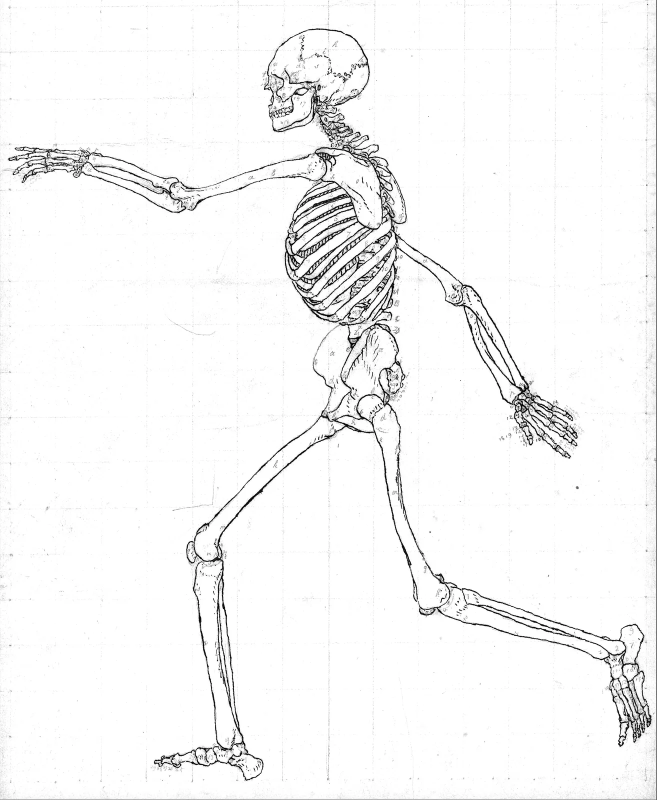
#> input picture images/clovek/kostra-zboku.webp, 1313 x 1600 px (shown at 1/2 size)
$ python build_zboku.py
#> lines starting #> are read from the running program, lines starting #| are printed output that depends on the picture; after the words box and inside, x2 and y2 are one past the last pixel; in counts of white or black regions, pixels touching at a corner belong together
### tools/hotspots/clovek/common.py
# Shared by build_*.py: rough hand polygons (read from gridded crops) are tightened to the ink silhouette of the
# drawing (sil.py), widened again for taps but only inside their own rough polygon, and carved in priority order
# with tools/hotspots/smysly/shapes.py (no overlaps, no holes). Writes hs_<fig>.json and an overlay ov_<fig>.png.
import os, sys, json, numpy as np, cv2
from shapely.geometry import Polygon, MultiPolygon, Point
from shapely.ops import unary_union
from PIL import Image, ImageDraw
HERE = os.path.dirname(os.path.abspath(__file__)); ROOT = os.path.abspath(os.path.join(HERE, "..", "..", ".."))
sys.path.insert(0, os.path.join(HERE, "..", "smysly"))
from shapes import finalize

P = lambda pts: Polygon(pts).buffer(0)
def U(*ps): return unary_union([p if hasattr(p, "area") else P(p) for p in ps])
def circle(x, y, r): return Point(x, y).buffer(r, 24)

def _mask(g, w, h):
    m = np.zeros((h, w), np.uint8)
    for p in (g.geoms if hasattr(g, "geoms") else [g]):
        if p.is_empty: continue
        cv2.fillPoly(m, [np.array(p.exterior.coords, np.int32)], 255)
        for i in p.interiors: cv2.fillPoly(m, [np.array(i.coords, np.int32)], 0)
    return m

def _poly(m):
    cs, hier = cv2.findContours(m, cv2.RETR_CCOMP, cv2.CHAIN_APPROX_SIMPLE)
    out = []
    if hier is None: return Polygon()
    for i, c in enumerate(cs):
        if hier[0][i][3] != -1 or len(c) < 3: continue
        holes = [cs[j][:, 0, :] for j in range(len(cs)) if hier[0][j][3] == i and len(cs[j]) >= 3]
        out.append(Polygon(c[:, 0, :], holes).buffer(0))
    return unary_union(out)

def build(fig, image, layers, sil=None, fills=(), widen=10, raw=()):
    """layers: {layer: (order, {id: rough geometry})}. sil: silhouette png name or None (use the rough shapes).
    fills: geometries added to the silhouette where the ink outline leaks. raw: ids that skip the silhouette."""
#> called with fig = 'zboku', image = 'images/clovek/kostra-zboku.webp', sil = 'sil_kostra-zboku.png', widen = 10
    im = Image.open(os.path.join(ROOT, image)).convert("RGBA"); w, h = im.size
#> after `w, h = im.size`: w = 1313; h = 1600
    S = None
    if sil:
        S = cv2.imread(os.path.join(HERE, sil), cv2.IMREAD_GRAYSCALE)
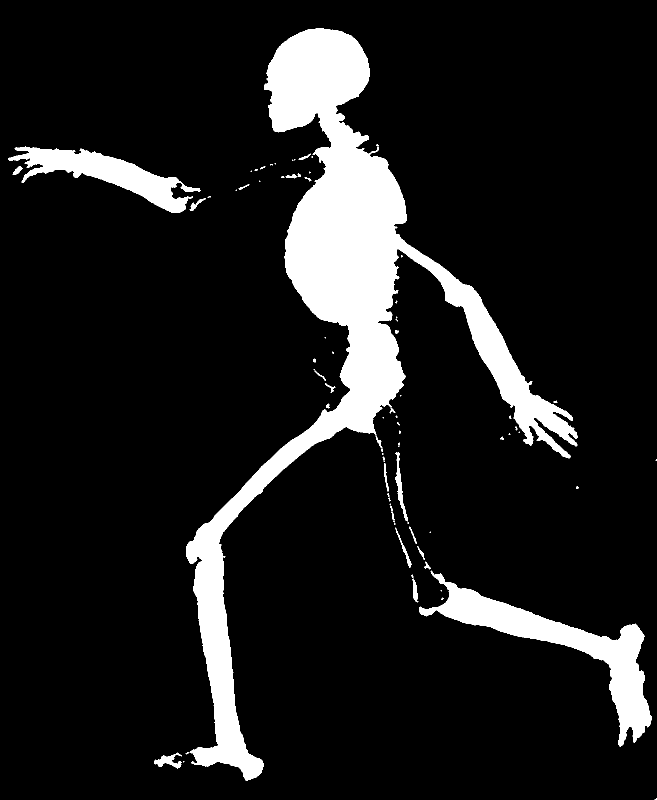
#> input picture tools/hotspots/clovek/sil_kostra-zboku.png, 1313 x 1600 px (shown at 1/2 size)
#> S: shape (1600, 1313); 11.4% white; 73 white regions (42 under 20 px), largest, box (x1, y1, x2, y2) and area: (372, 57, 1156, 1561) 186130, (838, 1141, 1303, 1494) 31504, (16, 293, 401, 426) 16534
        for f in fills: S = np.maximum(S, _mask(f, w, h))
#> this loop made 5 passes
#> pass 1, in build, `for f in fills: S = np.maximum(S, _mask(f, w, h))`:
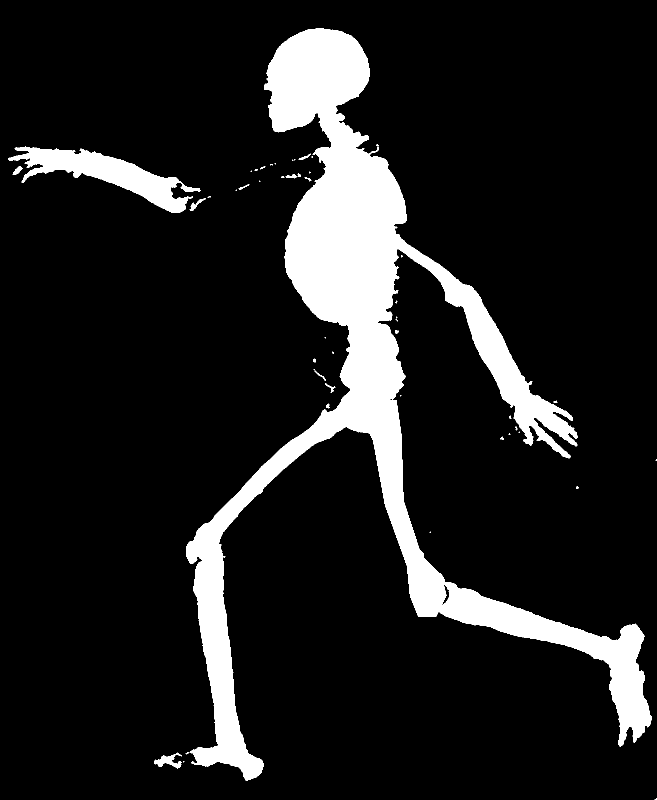
#> S: shape (1600, 1313) (shown at 1/2 size); 12.2% white; 49 white regions (28 under 20 px), largest, box (x1, y1, x2, y2) and area: (372, 57, 1303, 1561) 237603, (16, 293, 401, 426) 16534, (308, 1505, 364, 1537) 752
#> after the loop:
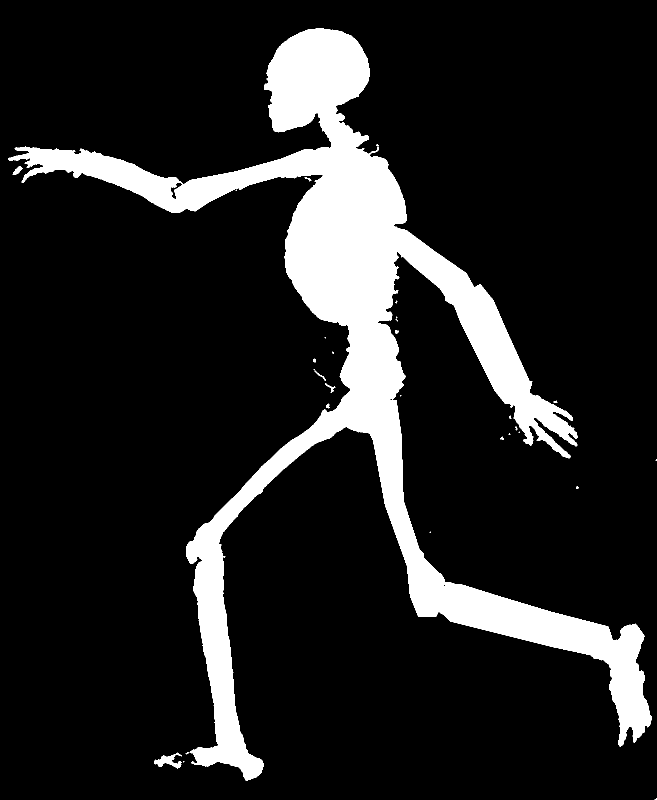
#> S: shape (1600, 1313) (shown at 1/2 size); 13.5% white; 30 white regions (16 under 20 px), largest, box (x1, y1, x2, y2) and area: (16, 57, 1303, 1561) 282936, (308, 1505, 364, 1537) 752, (25, 332, 45, 350) 170
    k = cv2.getStructuringElement(cv2.MORPH_ELLIPSE, (2 * widen + 1, 2 * widen + 1))
    res = {}
    for layer, (order, shapes) in layers.items():
        tight = {}
        for i in order:
            g = shapes[i]
            if S is not None and i not in raw:
                r = _mask(g, w, h); t = cv2.bitwise_and(r, S)
                t = cv2.bitwise_and(cv2.dilate(t, k), r)
                g = _poly(t)
            tight[i] = g
        res[layer] = finalize(tight, order)
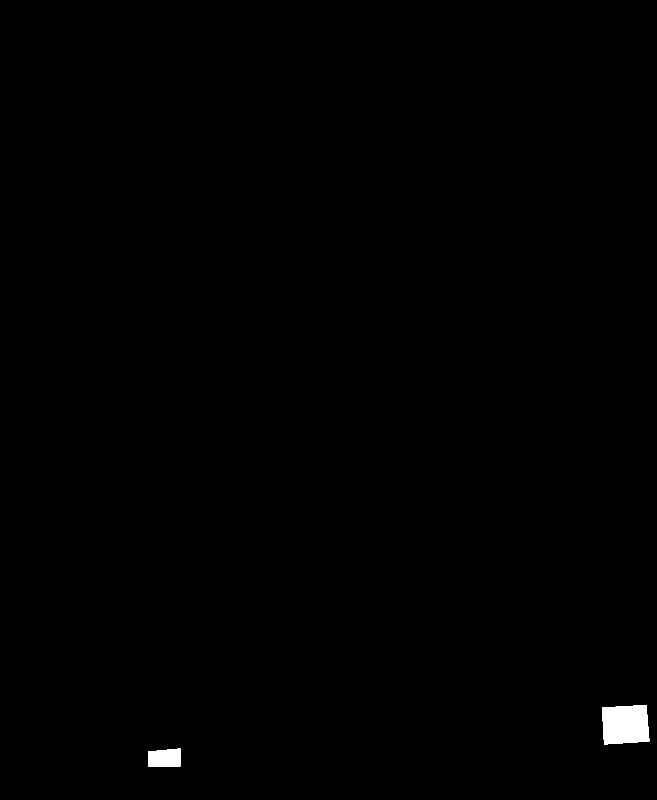
#> r: shape (1600, 1313) (shown at 1/2 size); 0.42% white; 2 white regions, box (x1, y1, x2, y2) and area: (1204, 1410, 1299, 1489) 6639, (296, 1497, 361, 1533) 2144
#> t: shape (1600, 1313); 0.32% white; 2 white regions, box (x1, y1, x2, y2) and area: (1223, 1410, 1298, 1488) 4972, (298, 1497, 361, 1533) 1833
#> after the loop, res = 2 items
    json.dump(res, open(os.path.join(HERE, f"hs_{fig}.json"), "w"))
    cols = [(220,40,40),(40,120,220),(30,160,60),(200,120,0),(150,40,200),(0,170,170),(230,0,130),(120,120,0),(90,60,30),(0,90,160)]
    for layer, items in res.items():
        ov = Image.new("RGBA", im.size); d = ImageDraw.Draw(ov)
        for n, (i, ps) in enumerate(items.items()):
            c = cols[n % len(cols)]
            for p in ps:
                d.polygon([tuple(q) for q in p], fill=c + (80,), outline=c + (255,))
            if ps:
                cx, cy = Polygon(max(ps, key=lambda p: Polygon(p).area)).representative_point().coords[0]
                d.text((cx - 20, cy - 5), i, fill=(0, 0, 0, 255))
        Image.alpha_composite(im, ov).convert("RGB").save(os.path.join(HERE, f"ov_{fig}_{layer}.png"))
        print(fig, layer, {i: len(ps) for i, ps in items.items() if True})
        missing = [i for i, ps in items.items() if not ps]
        if missing: print("  EMPTY:", missing)
#> this loop made 2 passes
#> layer on passes 1 to 2: 'kosti', 'klouby'
#> (printed output is left out)
#> pass 1, in build, `Image.alpha_composite(im, ov).convert("RGB").save(os.path.join(HERE, f..`:
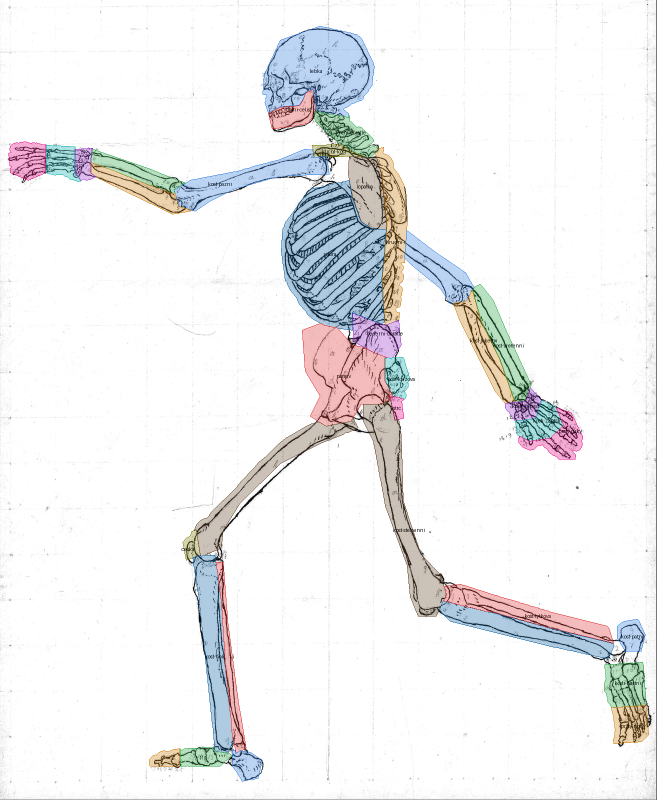
#> saved as ov_zboku_kosti.png: PIL image 1313x1600 RGB (shown at 1/2 size); mean R, G, B 240, 240.1, 240.9
#> pass 2, in build, `Image.alpha_composite(im, ov).convert("RGB").save(os.path.join(HERE, f..`:
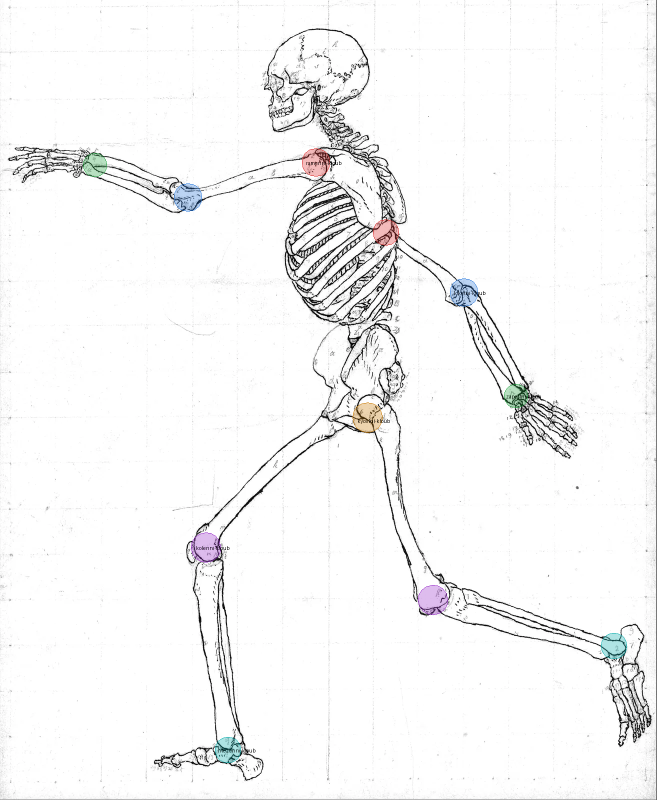
#> saved as ov_zboku_klouby.png: PIL image 1313x1600 RGB (shown at 1/2 size); mean R, G, B 246, 246, 246.2
#> after the loop:
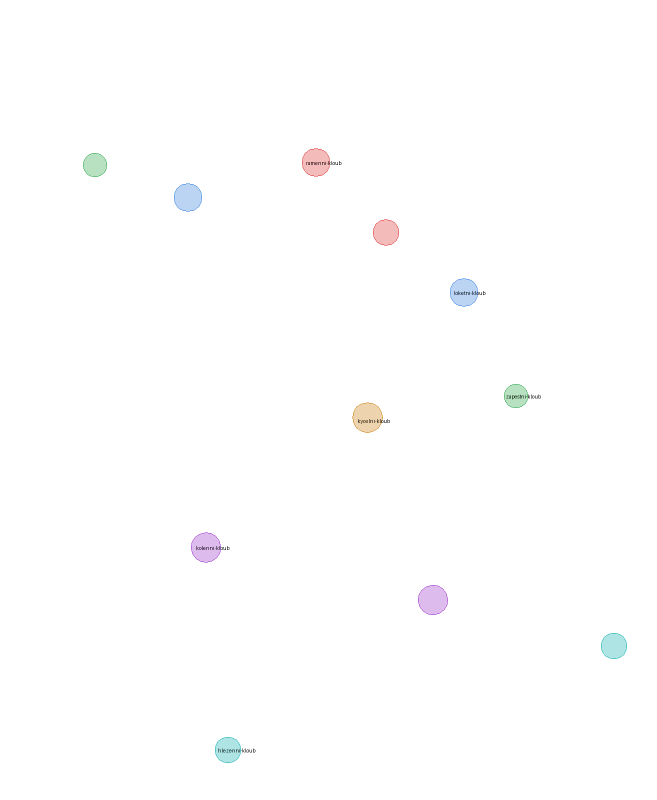
#> ov: PIL image 1313x1600 RGBA (shown at 1/2 size); mean R, G, B, A 1.3, 1.2, 1.6, 1.2; transparent parts drawn white
    return res

### tools/hotspots/smysly/shapes.py
# Shared by build*.py: turns the hotspot shapes into plain polygon lists for data/hotspots-kostra.js.
# Shapes are simplified, snapped to a 0.1 px grid and cut against the ones already placed (in priority
# order), so neighbouring hotspots never overlap after rounding. The atlas draws plain polygons,
# so a ring-shaped part is cut through each hole.
import shapely
from shapely.geometry import Polygon, LineString
from shapely.ops import split

GRID = 0.1
def _polys(g):
    if g.is_empty: return []
    if g.geom_type == "Polygon": return [g]
    return [q for p in getattr(g, "geoms", []) for q in _polys(p)]

def _dehole(p):
    if not p.interiors: return [p]
    cx, cy = p.interiors[0].centroid.coords[0]; x0, y0, x1, y1 = p.bounds
    return [q for g in split(p, LineString([(x0 - 1, cy), (x1 + 1, cy)])).geoms for q in _dehole(g)]

def finalize(shapes, order, tol=0.8, min_area=80):
    out = {}; taken = Polygon()
    for k in order:
        g = shapely.set_precision(shapes[k].simplify(tol).buffer(0), GRID)
        g = shapely.set_precision(g.difference(taken), GRID)
        g = shapely.set_precision(g.buffer(-0.3, join_style=2).buffer(0.3, join_style=2).intersection(g), GRID)   # open pinch points
        pieces = [shapely.set_precision(q, GRID) for p in _polys(g) for q in _dehole(p)]
        rings = []
        for q in pieces:
            for f in _polys(q):
                if f.area <= min_area: continue
                rings.append([[round(x, 1), round(y, 1)] for x, y in list(f.exterior.coords)[:-1]])
        out[k] = rings
        taken = shapely.set_precision(shapely.union_all([taken, g]), GRID)
    # second pass on the final outlines: later items give way to earlier ones
    placed = Polygon(); final = {}
    for k in order:
        rings = []
        for r in out[k]:
            for f in _polys(Polygon(r).difference(placed.buffer(0.15, join_style=2))):   # 0.15 px gap: no slivers after rounding
                if f.area <= min_area: continue
                rr = [[round(x, 1), round(y, 1)] for x, y in list(f.exterior.coords)[:-1]]
                if Polygon(rr).is_valid: rings.append(rr)
        final[k] = rings
        placed = shapely.union_all([placed] + [Polygon(r) for r in rings])
    return final

### tools/hotspots/clovek/build_zboku.py
# Human skeleton, side view, running (Stubbs, kostra-zboku.webp, 1313 x 1600). Head left; forward arm left, back arm right.
from common import *
from shapely.ops import split
from shapely.geometry import LineString
def halves(poly, line):
    pcs = sorted(split(poly, LineString(line)).geoms, key=lambda g: g.area, reverse=True)[:2]
    return pcs
def side(poly, line, pt):
    """the piece of poly (split by line) that contains pt"""
    for g in split(poly, LineString(line)).geoms:
        if g.contains(Point(*pt)): return g
    raise ValueError(pt)

K = {}
K["dolni-celist"] = P([(536,226),(560,214),(600,211),(611,186),(626,178),(632,222),(616,246),(580,253),(544,257)])
K["lebka"] = P([(528,150),(560,80),(640,52),(720,70),(748,130),(740,200),(700,235),(660,228),(632,222),(626,178),(611,186),(600,211),(560,214),(536,226),(525,190)])
K["krcni-obratle"] = P([(626,198),(660,192),(700,232),(745,276),(756,302),(736,316),(700,300),(660,272),(630,242)])
K["hrudni-obratle"] = P([(748,298),(780,292),(806,330),(814,450),(806,560),(797,640),(770,650),(764,560),(774,450),(764,350)])
K["bederni-obratle"] = P([(705,626),(770,650),(797,640),(802,690),(782,718),(742,702),(706,682)])
K["kost-krizova"] = P([(770,716),(806,714),(820,760),(810,798),(786,792),(770,760)])
K["kostrc"] = P([(780,794),(816,791),(824,832),(790,840)])
K["klicni-kost"] = P([(624,290),(700,288),(762,298),(764,316),(700,312),(628,314)])
K["lopatka"] = P([(698,312),(740,300),(770,305),(796,330),(812,382),(814,442),(792,458),(745,458),(722,442),(704,392),(696,346)])
K["zebra"] = P([(566,450),(620,378),(700,360),(772,450),(792,560),(782,640),(720,662),(650,652),(600,622),(570,562),(562,500)])
K["panev"] = P([(604,660),(660,640),(705,690),(770,702),(786,796),(762,808),(722,808),(702,842),(652,852),(620,832),(640,792),(610,742)])
hum_f = P([(652,302),(658,348),(560,352),(470,377),(420,402),(390,422),(358,412),(348,380),(380,360),(470,343),(560,318),(610,298)])
hum_b = P([(784,454),(812,460),(870,503),(932,546),(948,575),(932,602),(900,607),(880,577),(820,527),(784,492)])
K["kost-pazni"] = U(hum_f, hum_b)
fa_f = P([(184,298),(300,338),(345,356),(372,366),(392,392),(380,422),(345,428),(300,406),(200,358),(182,346)])
fa_b = P([(904,600),(960,568),(986,600),(1012,660),(1062,770),(1052,802),(1010,807),(990,782),(950,702),(920,642)])
mid_f = [(410,402),(345,386),(300,370),(170,320)]
mid_b = [(935,540),(948,590),(962,640),(1000,720),(1040,830)]
K["kost-vretenni"] = U(side(fa_f, mid_f, (260,345)), side(fa_b, mid_b, (1010,700)))
K["kost-loketni"] = U(side(fa_f, mid_f, (260,375)), side(fa_b, mid_b, (960,700)))
K["kosti-zapestni"] = U(P([(150,298),(185,296),(200,318),(195,352),(165,365),(150,345)]), P([(1010,790),(1060,775),(1082,800),(1072,836),(1030,842),(1010,815)]))
K["kosti-zaprstni"] = U(P([(92,290),(150,293),(150,345),(165,365),(130,355),(92,345)]), P([(1030,842),(1072,836),(1082,800),(1112,815),(1127,850),(1100,876),(1060,882),(1035,870)]))
K["prsty-ruky"] = U(P([(15,280),(92,285),(92,345),(55,360),(20,345)]), P([(1035,870),(1060,882),(1100,876),(1127,850),(1112,815),(1142,825),(1168,880),(1152,918),(1080,918),(1040,906)]))
fem_f = P([(700,824),(716,856),(640,887),(560,927),(480,1006),(446,1060),(442,1096),(402,1112),(382,1080),(396,1040),(450,974),(540,894),(620,848)])
fem_b = P([(726,806),(792,800),(802,870),(806,1000),(842,1110),(882,1150),(892,1190),(872,1232),(836,1232),(820,1192),(814,1132),(770,1010),(746,880),(726,842)])
K["kost-stehenni"] = U(fem_f, fem_b)
K["ceska"] = P([(362,1066),(392,1060),(400,1110),(372,1120)])
leg_b = P([(878,1174),(920,1168),(1000,1193),(1100,1223),(1216,1253),(1228,1290),(1216,1317),(1100,1292),(1000,1267),(900,1242),(873,1215)])
mid_lb = [(860,1196),(1000,1229),(1100,1256),(1240,1291)]
K["kost-holenni"] = U(P([(384,1110),(430,1110),(442,1200),(452,1350),(466,1480),(456,1506),(430,1502),(414,1350),(398,1200)]), side(leg_b, mid_lb, (1050,1260)))
K["kost-lytkova"] = U(P([(426,1124),(446,1124),(456,1250),(476,1400),(492,1496),(472,1507),(450,1400),(434,1250)]), side(leg_b, mid_lb, (1050,1225)))
K["kost-patni"] = U(P([(464,1500),(500,1504),(524,1520),(516,1556),(484,1562),(464,1532)]), P([(1234,1244),(1276,1238),(1290,1270),(1282,1302),(1250,1302),(1234,1276)]))
K["kosti-nartni"] = U(P([(360,1497),(440,1494),(463,1510),(440,1532),(360,1532)]), P([(1198,1330),(1286,1324),(1292,1410),(1208,1416)]))
K["prsty-nohy"] = U(P([(296,1503),(360,1497),(360,1532),(296,1532)]), P([(1204,1415),(1292,1410),(1298,1482),(1208,1488)]))
ORDER = ["dolni-celist","lebka","krcni-obratle","hrudni-obratle","bederni-obratle","kost-krizova","kostrc","klicni-kost","lopatka","zebra","panev",
         "kost-pazni","kost-vretenni","kost-loketni","kosti-zapestni","kosti-zaprstni","prsty-ruky",
         "ceska","kost-stehenni","kost-holenni","kost-lytkova","kost-patni","kosti-nartni","prsty-nohy"]
J = {"ramenni-kloub": U(circle(632,325,28), circle(772,465,26)), "loketni-kloub": U(circle(376,395,28), circle(928,585,28)),
     "zapestni-kloub": U(circle(190,330,24), circle(1032,792,24)), "kycelni-kloub": U(circle(735,835,30)),
     "kolenni-kloub": U(circle(412,1095,30), circle(866,1200,30)), "hlezenni-kloub": U(circle(456,1500,26), circle(1228,1292,26))}
build("zboku", "images/clovek/kostra-zboku.webp", {"kosti": (ORDER, K), "klouby": (list(J), J)},
      sil="sil_kostra-zboku.png", fills=[fem_b, hum_f, hum_b, leg_b, fa_b], raw=set(J) | {"panev"})
